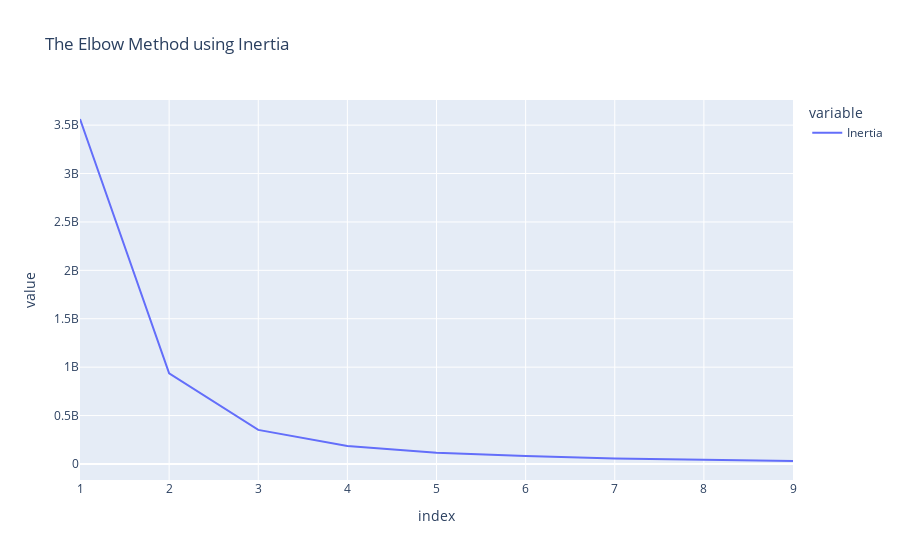

Notebook code for this chart:
### Code cell
df_inertia.plot(title = 'The Elbow Method using Inertia')

### Figure 1 — Plotly figure (JSON) as saved in the notebook; plotly's stock layout.template omitted (floating-point values rounded to 4 significant figures)
{"data": [{"hovertemplate": "variable=Inertia<br>index=%{x}<br>value=%{y}<extra></extra>", "legendgroup": "Inertia", "line": {"color": "#636efa", "dash": "solid"}, "mode": "lines", "name": "Inertia", "orientation": "v", "showlegend": true, "type": "scatter", "x": [1, 2, 3, 4, 5, 6, 7, 8, 9], "xaxis": "x", "y": [3563000000.0, 936300000.0, 351700000.0, 186200000.0, 116200000.0, 81300000.0, 57540000.0, 43220000.0, 30550000.0], "yaxis": "y"}], "layout": {"autosize": true, "legend": {"title": {"text": "variable"}, "tracegroupgap": 0}, "title": {"text": "The Elbow Method using Inertia"}, "xaxis": {"anchor": "y", "autorange": true, "domain": [0, 1], "range": [1, 9], "title": {"text": "index"}, "type": "linear"}, "yaxis": {"anchor": "x", "autorange": true, "domain": [0, 1], "range": [-165700000.0, 3760000000.0], "title": {"text": "value"}, "type": "linear"}}}
